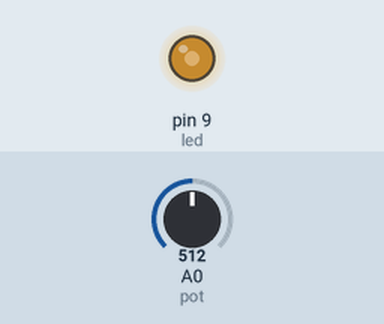
Bench run of a sketch on a simulated Arduino Uno, built with avr-gcc and run on an emulated ATmega328P. Parts: output pins drawn as LEDs (lit = HIGH). The inputs (shaded band) are chosen by the test bench; at power-on: A0 (pot) = 512.

Above: at 1.2 s.
1.3 s: A0 (pot) set to 716
At 2.5 s:
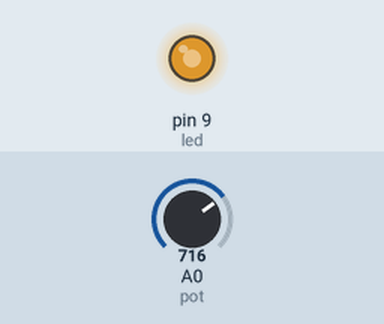
2.8 s: A0 (pot) set to 900
At 3.9 s:
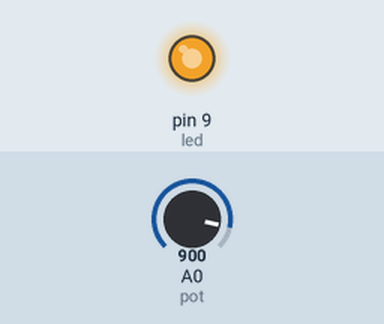
4.3 s: A0 (pot) set to 122
At 5.0 s:
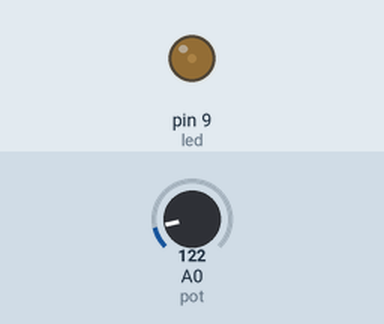
5.8 s: A0 (pot) set to 0
At 6.1 s:
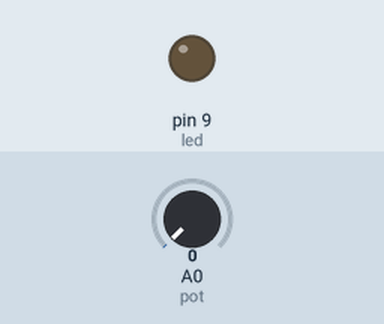
Timing chart, 0 to 8.3 s (numbered marks = the images above; inputs shaded):
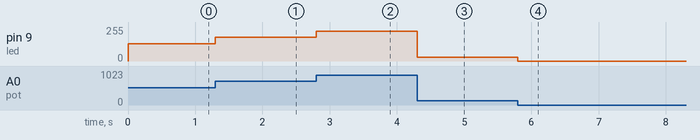

The sketch:

dimmer.ino
```cpp
const int pot = 0;
const int led = 9;
int a = 0;
float b;

void setup(){
  pinMode(led, OUTPUT);
}

void loop(){
  a = analogRead(pot);
  b = a/4.0;
  analogWrite(led, b);
}

//<pre class="brush: cpp">
//</pre>
```

Measured:
- after the input at 1.3 s, pin 9 (led): 128/255 → 179/255 at once
- after the input at 2.8 s, pin 9 (led): 179/255 → 225/255 at once
- after the input at 4.3 s, pin 9 (led): 225/255 → 30/255 at once
- after the input at 5.8 s, pin 9 (led): 30/255 → 0/255 at once
